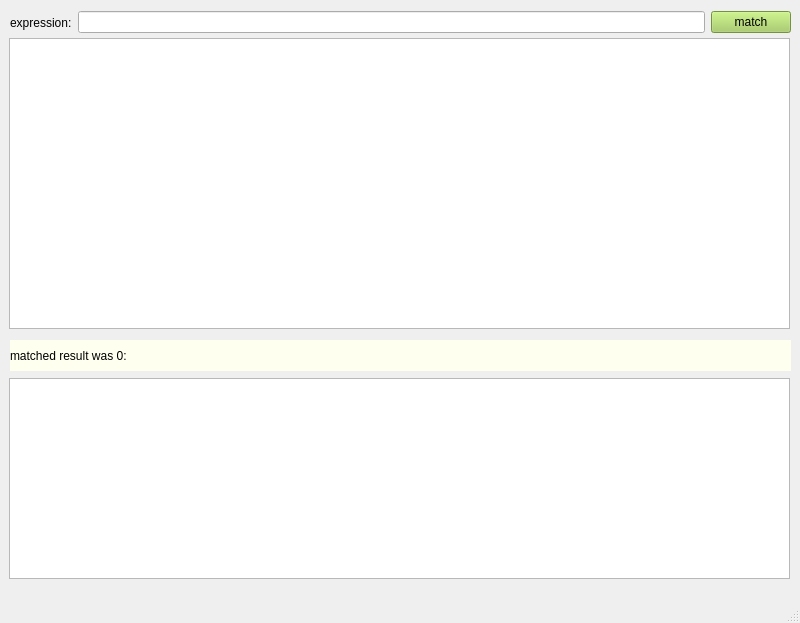
<?xml version="1.0" encoding="UTF-8"?>
<ui version="4.0">
 <class>Regex</class>
 <widget class="QMainWindow" name="Regex">
  <property name="geometry">
   <rect>
    <x>0</x>
    <y>0</y>
    <width>800</width>
    <height>623</height>
   </rect>
  </property>
  <property name="windowTitle">
   <string>Regex</string>
  </property>
  <property name="styleSheet">
   <string notr="true"/>
  </property>
  <widget class="QWidget" name="centralwidget">
   <widget class="QTextEdit" name="buffer">
    <property name="geometry">
     <rect>
      <x>9</x>
      <y>38</y>
      <width>781</width>
      <height>291</height>
     </rect>
    </property>
    <property name="styleSheet">
     <string notr="true">font: 11pt &quot;Sans Serif&quot;;</string>
    </property>
   </widget>
   <widget class="QTextEdit" name="result">
    <property name="geometry">
     <rect>
      <x>9</x>
      <y>378</y>
      <width>781</width>
      <height>201</height>
     </rect>
    </property>
    <property name="styleSheet">
     <string notr="true">font: 11pt &quot;Sans Serif&quot;;</string>
    </property>
   </widget>
   <widget class="QLabel" name="labelResult">
    <property name="geometry">
     <rect>
      <x>10</x>
      <y>340</y>
      <width>781</width>
      <height>31</height>
     </rect>
    </property>
    <property name="styleSheet">
     <string notr="true">background-color: rgb(255, 255, 240);
font: 11pt &quot;Sans Serif&quot;;</string>
    </property>
    <property name="text">
     <string>matched result was 0:</string>
    </property>
   </widget>
   <widget class="QWidget" name="">
    <property name="geometry">
     <rect>
      <x>10</x>
      <y>10</y>
      <width>781</width>
      <height>25</height>
     </rect>
    </property>
    <layout class="QHBoxLayout" name="horizontalLayout">
     <item>
      <widget class="QLabel" name="label">
       <property name="styleSheet">
        <string notr="true"/>
       </property>
       <property name="text">
        <string>expression:</string>
       </property>
      </widget>
     </item>
     <item>
      <widget class="QLineEdit" name="expression">
       <property name="styleSheet">
        <string notr="true"/>
       </property>
      </widget>
     </item>
     <item>
      <widget class="QPushButton" name="match">
       <property name="styleSheet">
        <string notr="true">background-color: rgb(162, 205, 90);</string>
       </property>
       <property name="text">
        <string>match</string>
       </property>
      </widget>
     </item>
    </layout>
   </widget>
  </widget>
  <widget class="QMenuBar" name="menubar">
   <property name="geometry">
    <rect>
     <x>0</x>
     <y>0</y>
     <width>800</width>
     <height>20</height>
    </rect>
   </property>
  </widget>
  <widget class="QStatusBar" name="statusbar"/>
 </widget>
 <tabstops>
  <tabstop>expression</tabstop>
  <tabstop>buffer</tabstop>
  <tabstop>result</tabstop>
  <tabstop>match</tabstop>
 </tabstops>
 <resources/>
 <connections/>
</ui>
